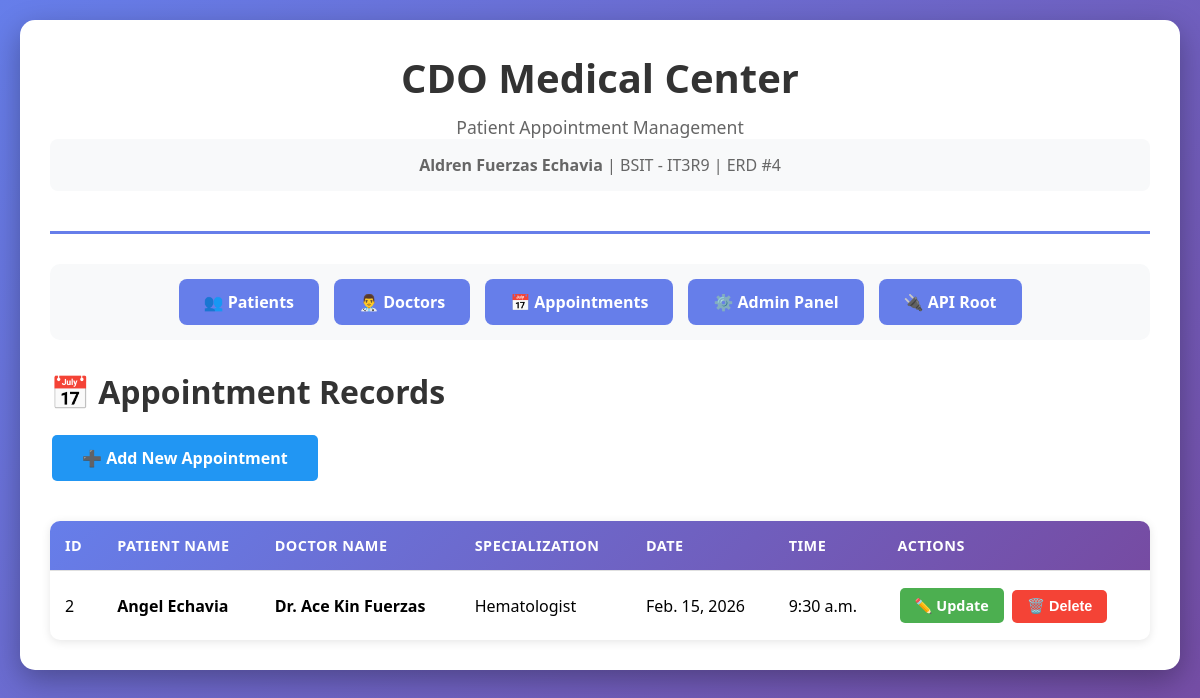
The app's page /appointments/ with its own data.
### appointments/models.py (models this page shows, shortened)
class Appointment(models.Model):
    appointment_id = models.AutoField(primary_key=True)
    appointment_date = models.DateField()
    appointment_time = models.TimeField()
    patient = models.ForeignKey(
        Patient,
        on_delete=models.CASCADE,
        db_column='patient_id'
    )
    doctor = models.ForeignKey(
        Doctor,
        on_delete=models.CASCADE,
        db_column='doctor_id'
    )
    reason_for_appointment = models.TextField(null=True, blank=True)
    class Meta:
        db_table = 'appointment'

class Patient(models.Model):
    patient_id = models.AutoField(primary_key=True)
    patient_name = models.CharField(max_length=200)
    age = models.IntegerField()
    sex = models.CharField(max_length=10)
    address = models.CharField(max_length=300)
    phone_number = models.CharField(max_length=20)
    class Meta:
        db_table = 'patient'

class Doctor(models.Model):
    doctor_id = models.AutoField(primary_key=True)
    doctor_name = models.CharField(max_length=200)
    specialization = models.CharField(max_length=200)
    phone_number = models.CharField(max_length=20, null=True, blank=True)
    license_number = models.CharField(max_length=100, null=True, blank=True)
    class Meta:
        db_table = 'doctor'

### appointments/views.py (the view)
# urls.py: path('appointments/', views.AppointmentListView.as_view(), name='appointment_list'),
class AppointmentListView(ListView):
    model = Appointment
    template_name = 'appointments/appointment_list.html'
    context_object_name = 'appointments'
    ordering = ['appointment_date', 'appointment_time']

### appointments/templates/appointments/appointment_list.html (shortened to what this page needs)
{% extends 'appointments/base.html' %}
{% block content %}
<div>
    <h2 style="color: #333; margin-bottom: 20px; font-size: 2em;">
        📅 Appointment Records
    </h2>
    <a href="{% url 'appointment_create' %}" class="btn btn-add">➕ Add New Appointment</a>
    {% if appointments %}
    <table>
        <thead>
            <tr>
                <th>ID</th>
                <th>Patient Name</th>
                <th>Doctor Name</th>
                <th>Specialization</th>
                <th>Date</th>
                <th>Time</th>
                <th>Actions</th>
            </tr>
        </thead>
        <tbody>
            {% for appointment in appointments %}
            <tr>
                <td>{{ appointment.appointment_id }}</td>
                <td><strong>{{ appointment.patient.patient_name }}</strong></td>
                <td><strong>Dr. {{ appointment.doctor.doctor_name }}</strong></td>
                <td>{{ appointment.doctor.specialization }}</td>
                <td>{{ appointment.appointment_date }}</td>
                <td>{{ appointment.appointment_time }}</td>
                <td class="actions-column">
                    <a href="{% url 'appointment_update' appointment.appointment_id %}" class="btn btn-update">
                        ✏️ Update
                    </a>
                    <form action="{% url 'appointment_delete' appointment.appointment_id %}" method="POST" style="display: inline;">
                        <button type="submit" class="btn btn-delete"
                                onclick="return confirmDelete('Appointment #{{ appointment.appointment_id }}', 'appointment')">
                            🗑️ Delete
                        </button>
                    </form>
                </td>
            </tr>
            {% endfor %}
        </tbody>
    </table>
    {% else %}
    <div class="empty-message">
        <p>📋 No appointments found.</p>
        <p>Click "Add New Appointment" to create your first appointment.</p>
    </div>
    {% endif %}
</div>
{% endblock %}

### appointments/templates/appointments/base.html (style rules this page uses)
* { margin: 0; padding: 0; box-sizing: border-box; }
body { font-family: 'Segoe UI', Tahoma, Geneva, Verdana, sans-serif; background: linear-gradient(135deg, #667eea 0%, #764ba2 100%); min-height: 100vh; padding: 20px; }
table { width: 100%; border-collapse: collapse; margin-top: 20px; background: white; box-shadow: 0 2px 10px rgba(0,0,0,0.1); border-radius: 10px; overflow: hidden; }
thead { background: linear-gradient(135deg, #667eea 0%, #764ba2 100%); color: white; }
th, td { padding: 15px; text-align: left; border-bottom: 1px solid #e0e0e0; }
th { font-weight: 600; text-transform: uppercase; font-size: 0.9em; letter-spacing: 0.5px; }
tbody tr { transition: background 0.3s; }
tbody tr:last-child td { border-bottom: none; }
.btn { padding: 8px 15px; border: none; border-radius: 5px; cursor: pointer; font-size: 0.9em; font-weight: 600; transition: all 0.3s; text-decoration: none; display: inline-block; margin: 2px; }
.btn-update { background: #4CAF50; color: white; }
.btn-delete { background: #f44336; color: white; }
.btn-add { background: #2196F3; color: white; padding: 12px 30px; font-size: 1em; margin-bottom: 20px; }
.actions-column { white-space: nowrap; }

### records on screen
Appointment: appointment_id "2", patient.patient_name "Angel Echavia", doctor.doctor_name "Ace Kin Fuerzas", doctor.specialization "Hematologist", appointment_date "Feb. 15, 2026", appointment_time "9:30 a.m."
